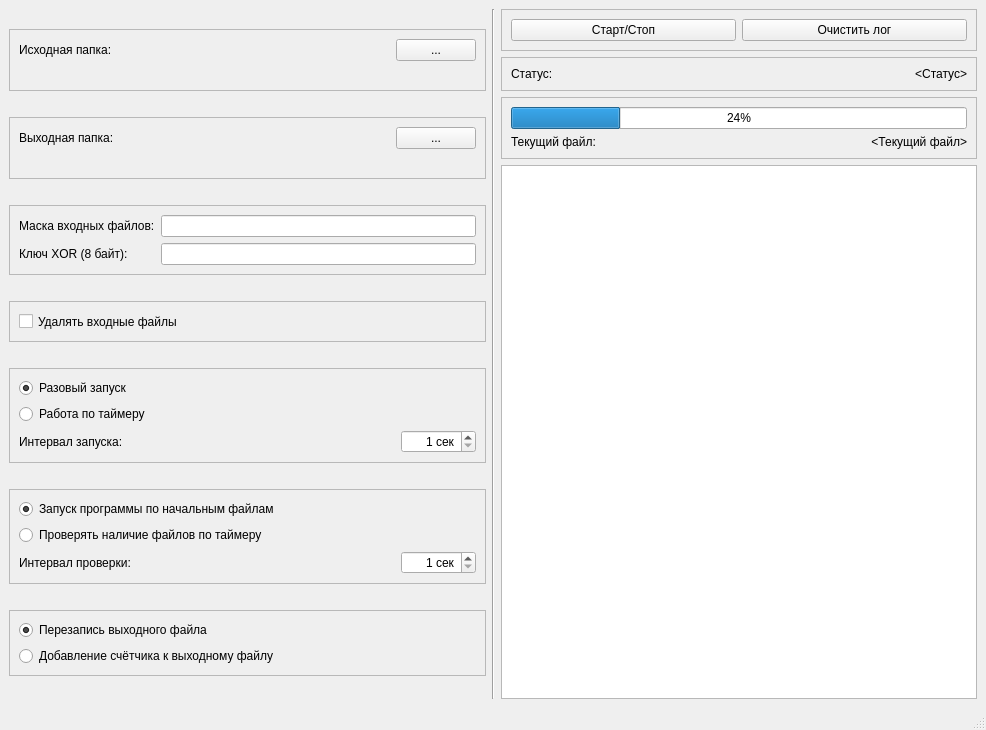
<?xml version="1.0" encoding="UTF-8"?>
<ui version="4.0">
 <class>MainWindow</class>
 <widget class="QMainWindow" name="MainWindow">
  <property name="geometry">
   <rect>
    <x>0</x>
    <y>0</y>
    <width>986</width>
    <height>730</height>
   </rect>
  </property>
  <property name="windowTitle">
   <string>MainWindow</string>
  </property>
  <property name="documentMode">
   <bool>false</bool>
  </property>
  <widget class="QWidget" name="centralwidget">
   <layout class="QHBoxLayout" name="horizontalLayout_5">
    <item>
     <layout class="QVBoxLayout" name="settingsAppLayout">
      <item>
       <widget class="QFrame" name="inputFrame">
        <property name="sizePolicy">
         <sizepolicy hsizetype="Preferred" vsizetype="Fixed">
          <horstretch>0</horstretch>
          <verstretch>0</verstretch>
         </sizepolicy>
        </property>
        <property name="frameShape">
         <enum>QFrame::Shape::StyledPanel</enum>
        </property>
        <property name="frameShadow">
         <enum>QFrame::Shadow::Raised</enum>
        </property>
        <layout class="QGridLayout" name="gridLayout_2">
         <item row="0" column="0">
          <widget class="QLabel" name="inputLabel">
           <property name="text">
            <string>Исходная папка:</string>
           </property>
          </widget>
         </item>
         <item row="0" column="1">
          <widget class="QPushButton" name="browseInputButton">
           <property name="sizePolicy">
            <sizepolicy hsizetype="Fixed" vsizetype="Fixed">
             <horstretch>50</horstretch>
             <verstretch>0</verstretch>
            </sizepolicy>
           </property>
           <property name="minimumSize">
            <size>
             <width>0</width>
             <height>0</height>
            </size>
           </property>
           <property name="text">
            <string>...</string>
           </property>
          </widget>
         </item>
         <item row="1" column="0" colspan="2">
          <widget class="QLabel" name="inputPathLabel">
           <property name="text">
            <string/>
           </property>
           <property name="alignment">
            <set>Qt::AlignmentFlag::AlignRight|Qt::AlignmentFlag::AlignTrailing|Qt::AlignmentFlag::AlignVCenter</set>
           </property>
          </widget>
         </item>
        </layout>
       </widget>
      </item>
      <item>
       <widget class="QFrame" name="outputFrame">
        <property name="sizePolicy">
         <sizepolicy hsizetype="Preferred" vsizetype="Fixed">
          <horstretch>0</horstretch>
          <verstretch>0</verstretch>
         </sizepolicy>
        </property>
        <property name="frameShape">
         <enum>QFrame::Shape::StyledPanel</enum>
        </property>
        <property name="frameShadow">
         <enum>QFrame::Shadow::Raised</enum>
        </property>
        <layout class="QGridLayout" name="gridLayout">
         <item row="0" column="0">
          <widget class="QLabel" name="outputLabel">
           <property name="text">
            <string>Выходная папка:</string>
           </property>
          </widget>
         </item>
         <item row="0" column="1">
          <widget class="QPushButton" name="browseOutputButton">
           <property name="sizePolicy">
            <sizepolicy hsizetype="Fixed" vsizetype="Fixed">
             <horstretch>50</horstretch>
             <verstretch>50</verstretch>
            </sizepolicy>
           </property>
           <property name="minimumSize">
            <size>
             <width>0</width>
             <height>0</height>
            </size>
           </property>
           <property name="text">
            <string>...</string>
           </property>
          </widget>
         </item>
         <item row="1" column="0" colspan="2">
          <widget class="QLabel" name="outputPathLabel">
           <property name="layoutDirection">
            <enum>Qt::LayoutDirection::LeftToRight</enum>
           </property>
           <property name="text">
            <string/>
           </property>
           <property name="alignment">
            <set>Qt::AlignmentFlag::AlignRight|Qt::AlignmentFlag::AlignTrailing|Qt::AlignmentFlag::AlignVCenter</set>
           </property>
          </widget>
         </item>
        </layout>
       </widget>
      </item>
      <item>
       <widget class="QFrame" name="startOptionsFrame">
        <property name="sizePolicy">
         <sizepolicy hsizetype="Preferred" vsizetype="Fixed">
          <horstretch>0</horstretch>
          <verstretch>0</verstretch>
         </sizepolicy>
        </property>
        <property name="frameShape">
         <enum>QFrame::Shape::StyledPanel</enum>
        </property>
        <property name="frameShadow">
         <enum>QFrame::Shadow::Raised</enum>
        </property>
        <layout class="QGridLayout" name="gridLayout_3">
         <item row="0" column="0">
          <widget class="QLabel" name="inputMaskLabel">
           <property name="text">
            <string>Маска входных файлов:</string>
           </property>
          </widget>
         </item>
         <item row="0" column="1">
          <widget class="QLineEdit" name="inputMaskEdit"/>
         </item>
         <item row="1" column="0">
          <widget class="QLabel" name="inputKeyLabel">
           <property name="text">
            <string>Ключ XOR (8 байт):</string>
           </property>
          </widget>
         </item>
         <item row="1" column="1">
          <widget class="QLineEdit" name="inputKeyEdit"/>
         </item>
        </layout>
       </widget>
      </item>
      <item>
       <widget class="QFrame" name="checkboxFrame">
        <property name="sizePolicy">
         <sizepolicy hsizetype="Preferred" vsizetype="Fixed">
          <horstretch>0</horstretch>
          <verstretch>0</verstretch>
         </sizepolicy>
        </property>
        <property name="frameShape">
         <enum>QFrame::Shape::StyledPanel</enum>
        </property>
        <property name="frameShadow">
         <enum>QFrame::Shadow::Raised</enum>
        </property>
        <layout class="QVBoxLayout" name="verticalLayout_2">
         <item>
          <widget class="QCheckBox" name="deleteInputCheckBox">
           <property name="minimumSize">
            <size>
             <width>0</width>
             <height>21</height>
            </size>
           </property>
           <property name="text">
            <string>Удалять входные файлы</string>
           </property>
           <property name="iconSize">
            <size>
             <width>16</width>
             <height>16</height>
            </size>
           </property>
           <property name="tristate">
            <bool>false</bool>
           </property>
          </widget>
         </item>
        </layout>
       </widget>
      </item>
      <item>
       <widget class="QFrame" name="runSettingsFrame">
        <property name="sizePolicy">
         <sizepolicy hsizetype="Preferred" vsizetype="Fixed">
          <horstretch>0</horstretch>
          <verstretch>0</verstretch>
         </sizepolicy>
        </property>
        <property name="frameShape">
         <enum>QFrame::Shape::StyledPanel</enum>
        </property>
        <property name="frameShadow">
         <enum>QFrame::Shadow::Raised</enum>
        </property>
        <layout class="QGridLayout" name="gridLayout_4">
         <item row="0" column="0">
          <widget class="QRadioButton" name="singleRunRadioButton">
           <property name="text">
            <string>Разовый запуск</string>
           </property>
           <property name="checked">
            <bool>true</bool>
           </property>
          </widget>
         </item>
         <item row="1" column="0">
          <widget class="QRadioButton" name="periodicRunRadioButton">
           <property name="text">
            <string>Работа по таймеру</string>
           </property>
          </widget>
         </item>
         <item row="2" column="1">
          <widget class="QSpinBox" name="runIntervalSpinBox">
           <property name="sizePolicy">
            <sizepolicy hsizetype="Fixed" vsizetype="Fixed">
             <horstretch>0</horstretch>
             <verstretch>0</verstretch>
            </sizepolicy>
           </property>
           <property name="minimumSize">
            <size>
             <width>0</width>
             <height>0</height>
            </size>
           </property>
           <property name="alignment">
            <set>Qt::AlignmentFlag::AlignRight|Qt::AlignmentFlag::AlignTrailing|Qt::AlignmentFlag::AlignVCenter</set>
           </property>
           <property name="suffix">
            <string> сек</string>
           </property>
           <property name="minimum">
            <number>1</number>
           </property>
           <property name="maximum">
            <number>3600</number>
           </property>
          </widget>
         </item>
         <item row="2" column="0">
          <widget class="QLabel" name="runIntervalLabel">
           <property name="text">
            <string>Интервал запуска:</string>
           </property>
          </widget>
         </item>
        </layout>
       </widget>
      </item>
      <item>
       <widget class="QFrame" name="inputFilesFrame">
        <property name="sizePolicy">
         <sizepolicy hsizetype="Preferred" vsizetype="Fixed">
          <horstretch>0</horstretch>
          <verstretch>0</verstretch>
         </sizepolicy>
        </property>
        <property name="frameShape">
         <enum>QFrame::Shape::StyledPanel</enum>
        </property>
        <property name="frameShadow">
         <enum>QFrame::Shadow::Raised</enum>
        </property>
        <layout class="QGridLayout" name="gridLayout_5">
         <item row="0" column="0">
          <widget class="QRadioButton" name="singleCheckFilesRadioButton">
           <property name="text">
            <string>Запуск программы по начальным файлам</string>
           </property>
           <property name="checked">
            <bool>true</bool>
           </property>
          </widget>
         </item>
         <item row="1" column="0">
          <widget class="QRadioButton" name="periodicCheckFilesRadioButton">
           <property name="text">
            <string>Проверять наличие файлов по таймеру</string>
           </property>
          </widget>
         </item>
         <item row="2" column="0">
          <widget class="QLabel" name="checkFilesIntervalLabel">
           <property name="text">
            <string>Интервал проверки:</string>
           </property>
          </widget>
         </item>
         <item row="2" column="1">
          <widget class="QSpinBox" name="checkFilesIntervalSpinBox">
           <property name="sizePolicy">
            <sizepolicy hsizetype="Fixed" vsizetype="Fixed">
             <horstretch>0</horstretch>
             <verstretch>0</verstretch>
            </sizepolicy>
           </property>
           <property name="minimumSize">
            <size>
             <width>0</width>
             <height>0</height>
            </size>
           </property>
           <property name="alignment">
            <set>Qt::AlignmentFlag::AlignRight|Qt::AlignmentFlag::AlignTrailing|Qt::AlignmentFlag::AlignVCenter</set>
           </property>
           <property name="suffix">
            <string> сек</string>
           </property>
           <property name="minimum">
            <number>1</number>
           </property>
           <property name="maximum">
            <number>3600</number>
           </property>
          </widget>
         </item>
        </layout>
       </widget>
      </item>
      <item>
       <widget class="QFrame" name="outputNamingFrame">
        <property name="sizePolicy">
         <sizepolicy hsizetype="Preferred" vsizetype="Fixed">
          <horstretch>0</horstretch>
          <verstretch>0</verstretch>
         </sizepolicy>
        </property>
        <property name="frameShape">
         <enum>QFrame::Shape::StyledPanel</enum>
        </property>
        <property name="frameShadow">
         <enum>QFrame::Shadow::Raised</enum>
        </property>
        <layout class="QFormLayout" name="formLayout_3">
         <item row="0" column="0">
          <widget class="QRadioButton" name="overwriteOutputRadioButton">
           <property name="text">
            <string>Перезапись выходного файла</string>
           </property>
           <property name="checked">
            <bool>true</bool>
           </property>
          </widget>
         </item>
         <item row="1" column="0">
          <widget class="QRadioButton" name="appendCounterRadioButton">
           <property name="text">
            <string>Добавление счётчика к выходному файлу</string>
           </property>
          </widget>
         </item>
        </layout>
       </widget>
      </item>
     </layout>
    </item>
    <item>
     <widget class="Line" name="divisionLine">
      <property name="orientation">
       <enum>Qt::Orientation::Vertical</enum>
      </property>
     </widget>
    </item>
    <item>
     <layout class="QVBoxLayout" name="runAppLayout">
      <item>
       <widget class="QFrame" name="controlsFrame">
        <property name="frameShape">
         <enum>QFrame::Shape::StyledPanel</enum>
        </property>
        <property name="frameShadow">
         <enum>QFrame::Shadow::Raised</enum>
        </property>
        <layout class="QHBoxLayout" name="horizontalLayout">
         <item>
          <widget class="QPushButton" name="startStopButton">
           <property name="text">
            <string>Старт/Стоп</string>
           </property>
          </widget>
         </item>
         <item>
          <widget class="QPushButton" name="clearLogButton">
           <property name="text">
            <string>Очистить лог</string>
           </property>
          </widget>
         </item>
        </layout>
       </widget>
      </item>
      <item>
       <widget class="QFrame" name="statusFrame">
        <property name="frameShape">
         <enum>QFrame::Shape::StyledPanel</enum>
        </property>
        <property name="frameShadow">
         <enum>QFrame::Shadow::Raised</enum>
        </property>
        <layout class="QHBoxLayout" name="horizontalLayout_3">
         <item>
          <widget class="QLabel" name="statusLabel">
           <property name="text">
            <string>Статус: </string>
           </property>
          </widget>
         </item>
         <item>
          <widget class="QLabel" name="statusStatusLabel">
           <property name="text">
            <string>&lt;Статус&gt;</string>
           </property>
           <property name="alignment">
            <set>Qt::AlignmentFlag::AlignRight|Qt::AlignmentFlag::AlignTrailing|Qt::AlignmentFlag::AlignVCenter</set>
           </property>
          </widget>
         </item>
        </layout>
       </widget>
      </item>
      <item>
       <widget class="QFrame" name="currentFileFrame">
        <property name="frameShape">
         <enum>QFrame::Shape::StyledPanel</enum>
        </property>
        <property name="frameShadow">
         <enum>QFrame::Shadow::Raised</enum>
        </property>
        <layout class="QFormLayout" name="formLayout_2">
         <item row="0" column="0" colspan="2">
          <widget class="QProgressBar" name="currentFileProgressBar">
           <property name="value">
            <number>24</number>
           </property>
          </widget>
         </item>
         <item row="1" column="0">
          <widget class="QLabel" name="currentFileLabel">
           <property name="text">
            <string>Текущий файл:</string>
           </property>
          </widget>
         </item>
         <item row="1" column="1">
          <widget class="QLabel" name="currentFileStatusLabel">
           <property name="text">
            <string>&lt;Текущий файл&gt;</string>
           </property>
           <property name="alignment">
            <set>Qt::AlignmentFlag::AlignRight|Qt::AlignmentFlag::AlignTrailing|Qt::AlignmentFlag::AlignVCenter</set>
           </property>
          </widget>
         </item>
        </layout>
       </widget>
      </item>
      <item>
       <widget class="QPlainTextEdit" name="logTextEdit">
        <property name="readOnly">
         <bool>true</bool>
        </property>
        <property name="plainText">
         <string/>
        </property>
       </widget>
      </item>
     </layout>
    </item>
   </layout>
  </widget>
  <widget class="QMenuBar" name="menubar">
   <property name="geometry">
    <rect>
     <x>0</x>
     <y>0</y>
     <width>986</width>
     <height>21</height>
    </rect>
   </property>
  </widget>
  <widget class="QStatusBar" name="statusbar"/>
 </widget>
 <resources/>
 <connections/>
</ui>
